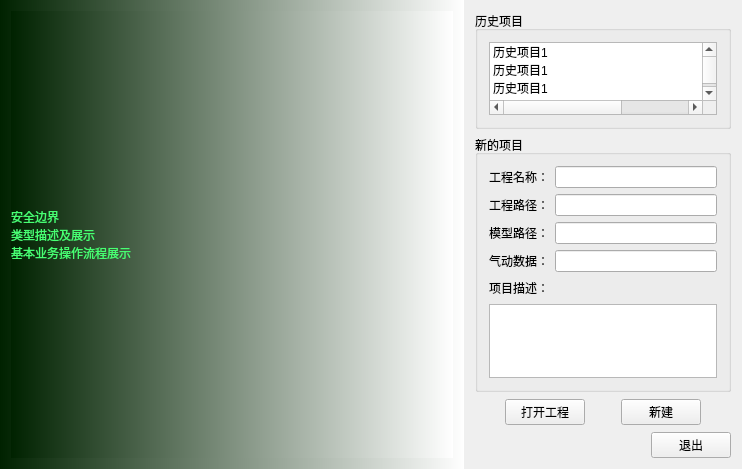
<?xml version="1.0" encoding="UTF-8"?>
<ui version="4.0">
 <class>AnQuanBianJieWidget</class>
 <widget class="QWidget" name="AnQuanBianJieWidget">
  <property name="geometry">
   <rect>
    <x>0</x>
    <y>0</y>
    <width>742</width>
    <height>469</height>
   </rect>
  </property>
  <property name="windowTitle">
   <string>AnQuanBianJieWidget</string>
  </property>
  <layout class="QHBoxLayout" name="horizontalLayout_9" stretch="5,3">
   <property name="spacing">
    <number>0</number>
   </property>
   <property name="leftMargin">
    <number>0</number>
   </property>
   <property name="topMargin">
    <number>0</number>
   </property>
   <property name="rightMargin">
    <number>0</number>
   </property>
   <property name="bottomMargin">
    <number>0</number>
   </property>
   <item>
    <widget class="QWidget" name="widget" native="true">
     <property name="styleSheet">
      <string notr="true">background-color:qlineargradient(spread:pad, x1:0, y1:0, x2:1, y2:0, stop:0 rgba(0, 34, 0, 255), stop:1 rgba(255, 255, 255, 255));</string>
     </property>
     <layout class="QVBoxLayout" name="verticalLayout_4">
      <item>
       <widget class="QLabel" name="label">
        <property name="styleSheet">
         <string notr="true">color: rgb(71, 255, 114);</string>
        </property>
        <property name="text">
         <string>安全边界
类型描述及展示
基本业务操作流程展示</string>
        </property>
       </widget>
      </item>
     </layout>
    </widget>
   </item>
   <item>
    <widget class="QWidget" name="widget_2" native="true">
     <layout class="QVBoxLayout" name="verticalLayout_3">
      <item>
       <widget class="QGroupBox" name="groupBox">
        <property name="title">
         <string>历史项目</string>
        </property>
        <layout class="QVBoxLayout" name="verticalLayout">
         <item>
          <widget class="QListWidget" name="listWidget">
           <item>
            <property name="text">
             <string>历史项目1                                                2021-04-01 15:23:07</string>
            </property>
           </item>
           <item>
            <property name="text">
             <string>历史项目1                                                2021-04-01 15:23:07</string>
            </property>
           </item>
           <item>
            <property name="text">
             <string>历史项目1                                                2021-04-01 15:23:07</string>
            </property>
           </item>
           <item>
            <property name="text">
             <string>历史项目1                                                2021-04-01 15:23:07</string>
            </property>
           </item>
           <item>
            <property name="text">
             <string>历史项目1                                                2021-04-01 15:23:07</string>
            </property>
           </item>
          </widget>
         </item>
        </layout>
       </widget>
      </item>
      <item>
       <widget class="QGroupBox" name="groupBox_2">
        <property name="title">
         <string>新的项目</string>
        </property>
        <layout class="QVBoxLayout" name="verticalLayout_2">
         <item>
          <layout class="QHBoxLayout" name="horizontalLayout">
           <item>
            <widget class="QLabel" name="label_2">
             <property name="text">
              <string>工程名称：</string>
             </property>
            </widget>
           </item>
           <item>
            <widget class="QLineEdit" name="lineEdit"/>
           </item>
          </layout>
         </item>
         <item>
          <layout class="QHBoxLayout" name="horizontalLayout_2">
           <item>
            <widget class="QLabel" name="label_3">
             <property name="text">
              <string>工程路径：</string>
             </property>
            </widget>
           </item>
           <item>
            <widget class="QLineEdit" name="lineEdit_2"/>
           </item>
          </layout>
         </item>
         <item>
          <layout class="QHBoxLayout" name="horizontalLayout_3">
           <item>
            <widget class="QLabel" name="label_4">
             <property name="text">
              <string>模型路径：</string>
             </property>
            </widget>
           </item>
           <item>
            <widget class="QLineEdit" name="lineEdit_3"/>
           </item>
          </layout>
         </item>
         <item>
          <layout class="QHBoxLayout" name="horizontalLayout_4">
           <item>
            <widget class="QLabel" name="label_5">
             <property name="text">
              <string>气动数据：</string>
             </property>
            </widget>
           </item>
           <item>
            <widget class="QLineEdit" name="lineEdit_4"/>
           </item>
          </layout>
         </item>
         <item>
          <layout class="QHBoxLayout" name="horizontalLayout_5">
           <item>
            <widget class="QLabel" name="label_6">
             <property name="text">
              <string>项目描述：</string>
             </property>
            </widget>
           </item>
           <item>
            <spacer name="horizontalSpacer">
             <property name="orientation">
              <enum>Qt::Horizontal</enum>
             </property>
             <property name="sizeHint" stdset="0">
              <size>
               <width>40</width>
               <height>20</height>
              </size>
             </property>
            </spacer>
           </item>
          </layout>
         </item>
         <item>
          <widget class="QTextEdit" name="textEdit"/>
         </item>
        </layout>
       </widget>
      </item>
      <item>
       <spacer name="verticalSpacer">
        <property name="orientation">
         <enum>Qt::Vertical</enum>
        </property>
        <property name="sizeHint" stdset="0">
         <size>
          <width>20</width>
          <height>0</height>
         </size>
        </property>
       </spacer>
      </item>
      <item>
       <layout class="QHBoxLayout" name="horizontalLayout_8">
        <item>
         <spacer name="horizontalSpacer_5">
          <property name="orientation">
           <enum>Qt::Horizontal</enum>
          </property>
          <property name="sizeHint" stdset="0">
           <size>
            <width>40</width>
            <height>20</height>
           </size>
          </property>
         </spacer>
        </item>
        <item>
         <layout class="QHBoxLayout" name="horizontalLayout_6">
          <item>
           <widget class="QPushButton" name="pushButton_2">
            <property name="text">
             <string>打开工程</string>
            </property>
           </widget>
          </item>
          <item>
           <spacer name="horizontalSpacer_2">
            <property name="orientation">
             <enum>Qt::Horizontal</enum>
            </property>
            <property name="sizeHint" stdset="0">
             <size>
              <width>40</width>
              <height>20</height>
             </size>
            </property>
           </spacer>
          </item>
          <item>
           <widget class="QPushButton" name="pushButton">
            <property name="text">
             <string>新建</string>
            </property>
           </widget>
          </item>
         </layout>
        </item>
        <item>
         <spacer name="horizontalSpacer_4">
          <property name="orientation">
           <enum>Qt::Horizontal</enum>
          </property>
          <property name="sizeHint" stdset="0">
           <size>
            <width>40</width>
            <height>28</height>
           </size>
          </property>
         </spacer>
        </item>
       </layout>
      </item>
      <item>
       <spacer name="verticalSpacer_2">
        <property name="orientation">
         <enum>Qt::Vertical</enum>
        </property>
        <property name="sizeHint" stdset="0">
         <size>
          <width>20</width>
          <height>0</height>
         </size>
        </property>
       </spacer>
      </item>
      <item>
       <layout class="QHBoxLayout" name="horizontalLayout_7">
        <item>
         <spacer name="horizontalSpacer_3">
          <property name="orientation">
           <enum>Qt::Horizontal</enum>
          </property>
          <property name="sizeHint" stdset="0">
           <size>
            <width>40</width>
            <height>20</height>
           </size>
          </property>
         </spacer>
        </item>
        <item>
         <widget class="QPushButton" name="pushButton_3">
          <property name="text">
           <string>退出</string>
          </property>
         </widget>
        </item>
       </layout>
      </item>
     </layout>
    </widget>
   </item>
  </layout>
 </widget>
 <layoutdefault spacing="6" margin="11"/>
 <resources/>
 <connections/>
</ui>
